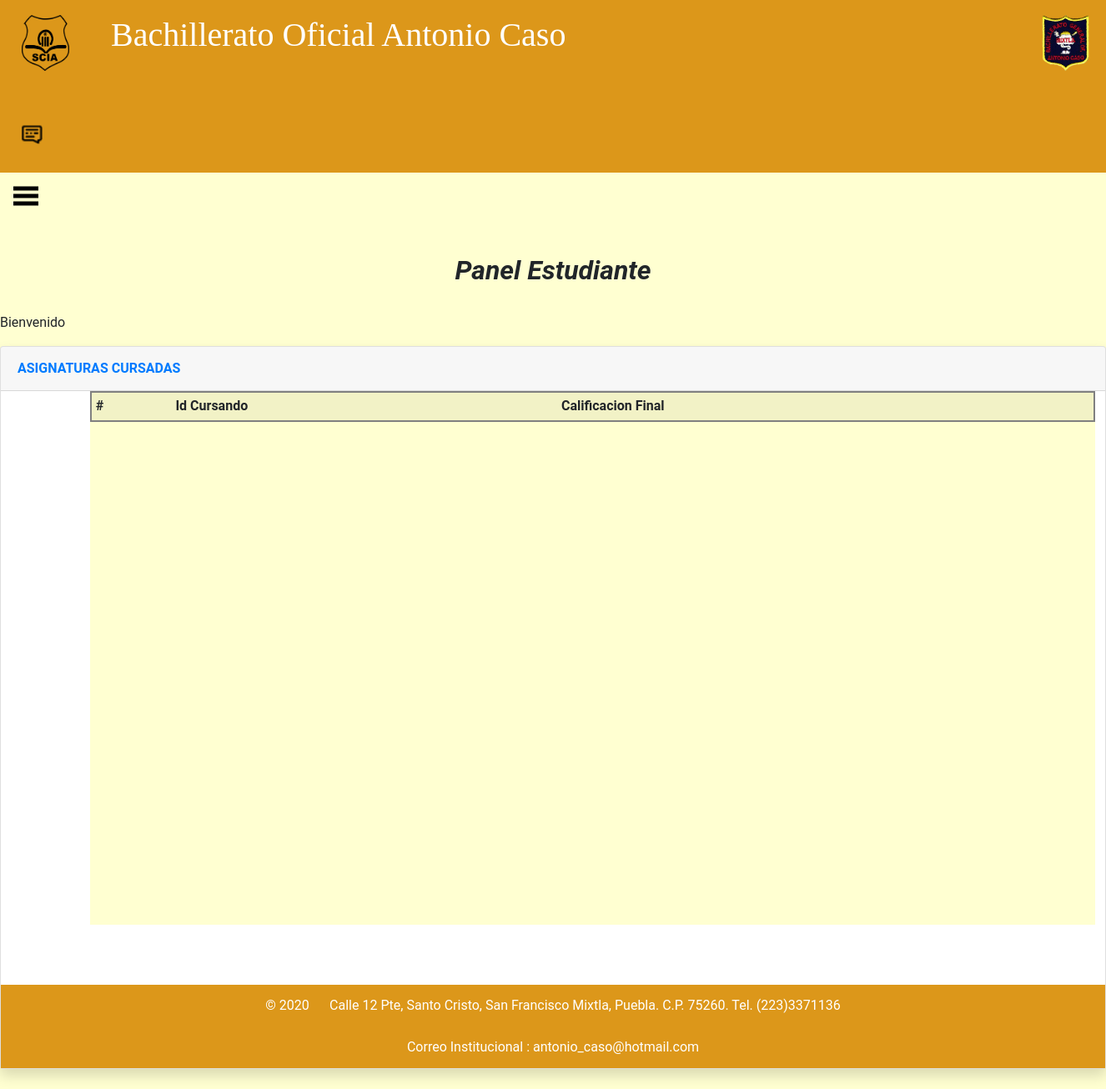
/DetalleEstudiante/, run on an earlier commit of the app's database.
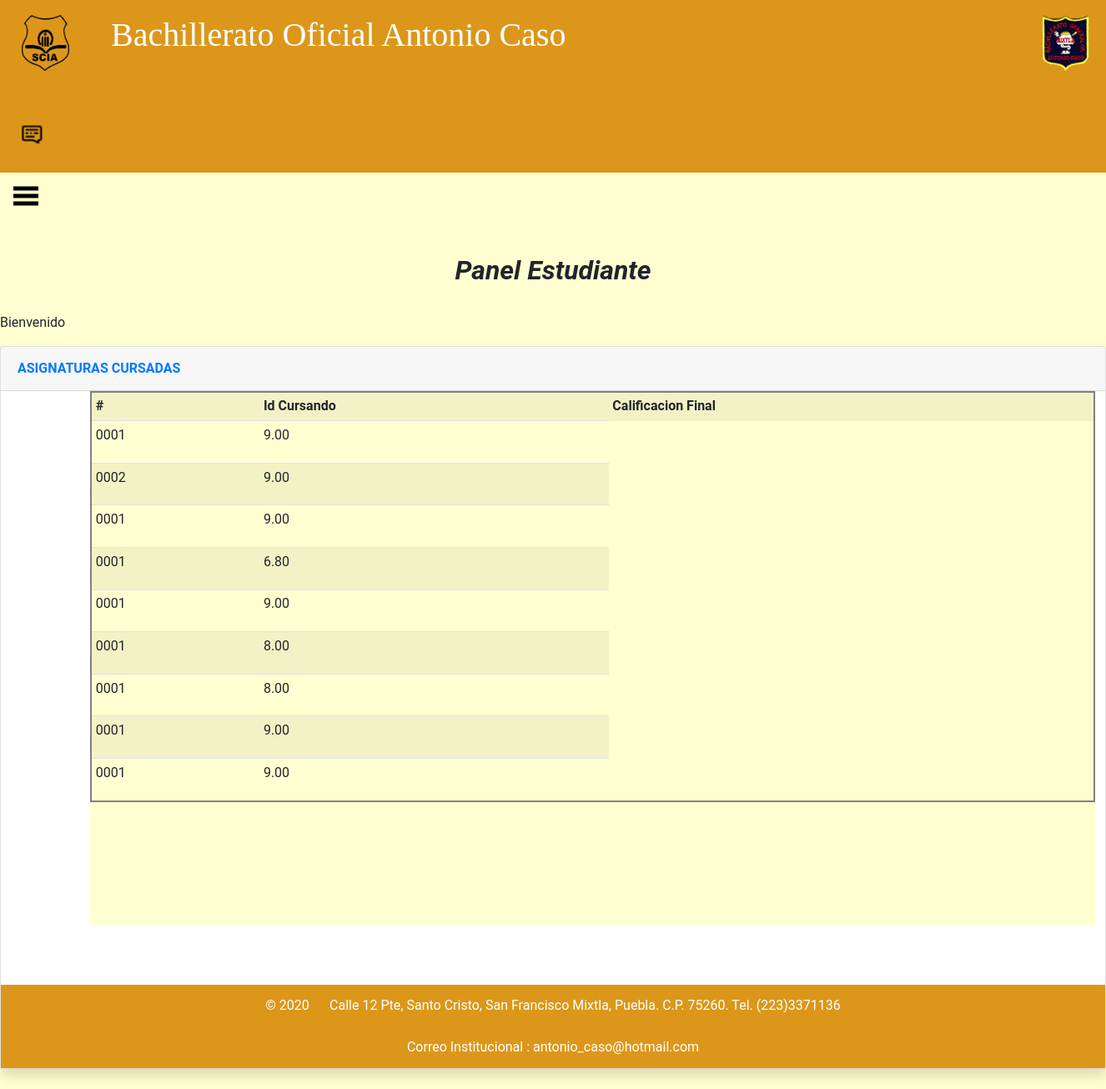
And on a later commit of the database.
### base_SCIA/models/estudiante.py (models this page shows, shortened)
class Estudiante(models.Model):
	NIA = models.CharField(
		primary_key = True,
		max_length = 8,
		)
	Id_Tutor = models.ForeignKey(
		'Tutor',
		on_delete=models.CASCADE,
		)
	Id_Procedencia = models.ForeignKey(
		'Datos_Procedencia',
		on_delete=models.CASCADE,
		)
	Id_Cursando = models.ForeignKey(
		'Disciplinas_Cursando',
		on_delete=models.CASCADE,
		)
	Grado = models.IntegerField(
		)
	Grupo = models.CharField(
			max_length = 2,
		)
	Inscrito = models.CharField(
			max_length = 2,
		)
	Estatus = models.CharField(
			max_length = 10,
		)
	Promedio_General = models.DecimalField (
		max_digits = 5, decimal_places = 2,
		)

### base_SCIA/models/disciplinas_cursando.py (models this page shows)
class Disciplinas_Cursando(models.Model):
	Id_Cursando = models.CharField(
		primary_key = True,
		max_length=4,
	)
	Id_Disciplina = models.ForeignKey(
		'Disciplinas',
		on_delete=models.CASCADE,
	)
	Momento = models.DecimalField (
		max_digits = 5, decimal_places = 2,
	)
	def __str__(self):
		return '%s ' % ( self.Id_Cursando)

### base_SCIA/views.py (the view)
# urls.py: url(r'^DetalleEstudiante/$', views.DetalleEstudiante.as_view(), name='DetalleEstudiante'),
class DetalleEstudiante(ListView):
	model = Estudiante
	template_name = 'DetalleEstudiante.html'

### base_SCIA/templates/DetalleEstudiante.html (shortened to what this page needs)
<!DOCTYPE html>
<html>
<head style="background-color: #FFFFD1;">
	{%load static%}
	{%load bootstrap4%}
	{%bootstrap_css %}
	{%include 'encabezadoE.html'%}
	{%include 'lateral.html'%}
	<link rel="stylesheet" href="{% static 'base_aspirantes/css/boton.css'%}" type="text/css" media="all" />
	<link rel="stylesheet" href="{% static 'base_aspirantes/css/tabla.css'%}" type="text/css" media="all" />
</head>
<body style="background-color: #FFFFD1; font-family: Roboto;">
	<center><h2><b><i> Panel Estudiante </i></b></h2></center>
	<br>
	<p>
	Bienvenido <b>{{request.user.username}}</b>
	</p>
		<div class="card shadow mb-4">
			<div class="card-header py-3">
			<h6 class="m-0 font-weight-bold text-primary">ASIGNATURAS CURSADAS</h6>
			</div>
		<div class="container" >
		<div class="table-responsive" style="background-color: #FFFFD1; width: 1205px; height: 640px">
			{% block content %}
			<table class="table table-striped table-hover table-sm " >
				<tr>
				<td> <b> # </b></td>
				<td> <b> Id Cursando</b></td>
				<td> <b> Calificacion Final </b></td>
			</tr>
			{% for listae in object_list %}
			<tr>
						<td><p>{{listae.Id_Cursando}} </p></td>
						<td><p>{{listae.Promedio_General}} </p></td>
				{% endfor %}
			</table>
			{% endblock %}
		</div>
	</div>
</body>
<br>
<br>
<br>
<footer>
	{%include 'footer.html'%}
</footer>
</html>

### base_SCIA/templates/encabezadoE.html (shortened to what this page needs)
<!DOCTYPE html>
<html>
<head>
  {%load static%}
  <link rel="stylesheet" href="{% static 'base_aspirantes/main.css'%}" type="text/css" media="all"/>
  <link rel="stylesheet" href="{% static 'base_aspirantes/css/encabezado.css'%}" type="text/css" media="all" />
</head>
    <div class="bottom section-padding" align="center" >
  <nav class="navbar navbar-default" align="center" style="background-color: #DC971A; ">
      <form action="action_page.php" method="post" style="border-image: initial; border: 10px solid #DC971A">
        <img src="{%static 'base_aspirantes/images/encabezado/scia.png'%}" alt="scia"  align="left" width="57px" height="67px" >
        <img src="{%static 'base_aspirantes/images/encabezado/logobachillerato.png'%}" alt="logobachillerato"  align="right" width="57px" height="67px" >
        <font face="Gill Sans"  align="left" >
          <p><span style="color: #FFFFFF;"><a class="transition" style="color: #FFFFFF; " ><h1> &emsp; Bachillerato Oficial Antonio Caso
          &emsp;&emsp;&emsp;&emsp;&emsp;&emsp;&emsp;&emsp;&emsp;&emsp;&emsp;&emsp;&emsp;&emsp;&emsp;&emsp;&emsp;&emsp;&emsp;&emsp;&emsp;&emsp;&emsp;&emsp;&emsp;&emsp;&emsp;&emsp;&emsp;&emsp;&emsp;&emsp;
          <img src="{%static 'base_aspirantes/images/encabezado/Notificacion.png'%}" alt="logobachillerato"  align="center" width="25px" height="25px" >
         </h1></a></span></p>
        </font>
  </form>
</nav>
</div>
</html>

### base_SCIA/templates/lateral.html (shortened to what this page needs)
<!DOCTYPE html>
<html>
<head>
		{% load static %}
		<link rel="stylesheet" href="{% static 'base_aspirantes/css/lateral.css' %}" type="text/css" media="all" />
</head>
<body >
<nav class="topnav" style="background-color: #FFFFD1;">
  <a href="#" onclick="openNav()">
    <svg width="30" height="30" id="icoOpen">
        <path d="M0,5 30,5" stroke="#000" stroke-width="5"/>
        <path d="M0,14 30,14" stroke="#000" stroke-width="5"/>
        <path d="M0,23 30,23" stroke="#000" stroke-width="5"/>
    </svg>
  </a>
</nav>
<div id="main">
</div>
</body>
</html>

### base_SCIA/templates/footer.html (shortened to what this page needs)
<!DOCTYPE html>
<html>
<head>
  {% load static %}
      <link rel="stylesheet" href="{% static 'base_aspirantes/main.css'%}" type="text/css" media="all"/>
</head>
    <div class="bottom section-padding" align="center" >
      <div>
          <div class="col-md-12 text-center" align="center">
                <p><span style="color: #FFFFFF;"> © 2020 &emsp; </span> <a class="transition" style="color: #FFFFFF;"> Calle 12 Pte, Santo Cristo, San Francisco Mixtla, Puebla. C.P. 75260. Tel. (223)3371136 <br> Correo Institucional : antonio_caso@hotmail.com</a></p>
        </div>
      </div>
    </div>

### base_SCIA/static/base_aspirantes/css/encabezado.css (style rules this page uses)
body { font-family: "Roboto", sans-serif; background: #FFFFFF; margin: auto; padding: auto; }
.section-padding { padding: auto ; width: auto; margin: auto; }
.bottom { background-color: #DC971A; }
.bottom p { margin-bottom: 0; line-height: 50px; font-size: 16px; font-weight: 400; }

### base_SCIA/static/base_aspirantes/css/lateral.css (style rules this page uses)
#main { transition: margin-left .5s; padding: 20px; overflow:hidden; width:100%; }
body { overflow-x: hidden; }
.topnav { background-color: #222222; overflow: hidden; }
.topnav a { float: left; display: block; color: #00acac; text-align: center; padding: 14px 16px; text-decoration: none; font-size: 17px; }

### base_SCIA/static/base_aspirantes/css/tabla.css (style rules this page uses)
table { border: gray 2px solid; }

What changed in the data, as far as the page shows it:
added Estudiante: Id_Cursando "0001", Promedio_General "9.00"
added Estudiante: Id_Cursando "0002", Promedio_General "9.00"
added Estudiante: Id_Cursando "0001", Promedio_General "9.00"
added Estudiante: Id_Cursando "0001", Promedio_General "6.80"
added Estudiante: Id_Cursando "0001", Promedio_General "9.00"
added Estudiante: Id_Cursando "0001", Promedio_General "8.00"
added Estudiante: Id_Cursando "0001", Promedio_General "8.00"
added Estudiante: Id_Cursando "0001", Promedio_General "9.00"
added Estudiante: Id_Cursando "0001", Promedio_General "9.00"
